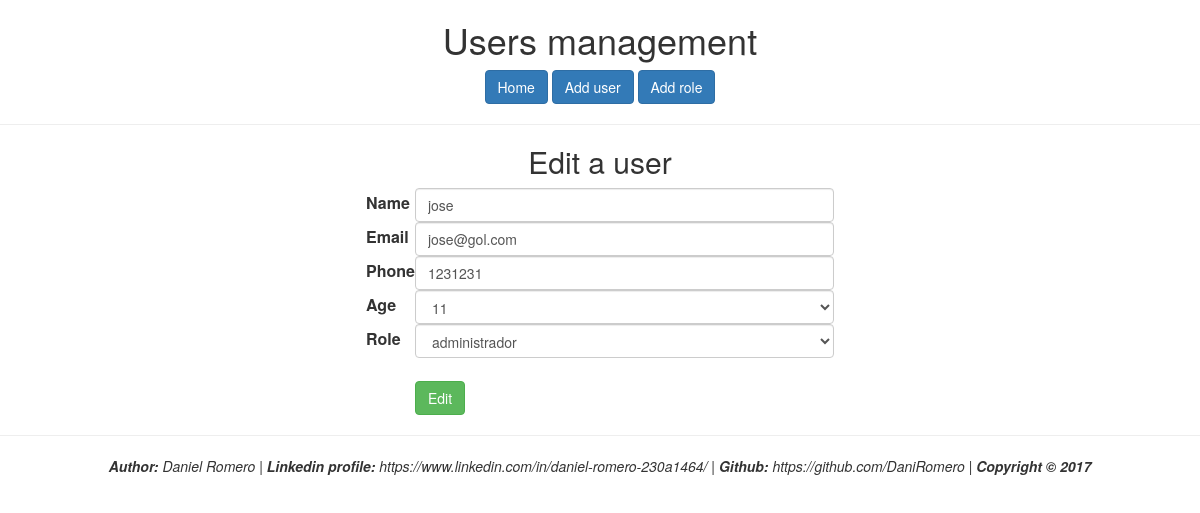
/index.php/users/edit/4, run on the app's committed database.
### tables this page shows
CREATE TABLE `users` (
  `iduser` int(11) NOT NULL AUTO_INCREMENT,
  `name` varchar(45) NOT NULL,
  `email` varchar(45) NOT NULL,
  `phone` varchar(45) NOT NULL,
  `age` int(11) NOT NULL,
  `role` varchar(45) NOT NULL,
  PRIMARY KEY (`iduser`)
);

CREATE TABLE `roles` (
  `id` int(11) NOT NULL AUTO_INCREMENT,
  `name` varchar(45) NOT NULL,
  PRIMARY KEY (`id`)
);

### application/controllers/Users.php (called while the page is built, shortened)
<?php
class Users extends CI_Controller {
    public function __construct()
    {
        $this->load->model('roles_model');
        $this->load->model('users_model');
        $this->load->helper('url_helper');
    }
    public function edit()
    {
        $id = $this->uri->segment(3);
        $this->load->helper('form');
        $this->load->library('form_validation');
        $data['title'] = 'Edit a user';
        $data['user'] = $this->users_model->get_users_by_id($id);
        $data['roles'] = $this->roles_model->get_roles();
        $this->form_validation->set_rules('name', 'Name', 'trim|required');
        $this->form_validation->set_rules('email', 'Email', 'trim|required|valid_email');
        $this->form_validation->set_rules('phone', 'Phone', 'trim|required|regex_match[/^[0-9]{12}$/]');
        $this->form_validation->set_rules('age', 'Age', 'trim|required');
        $this->form_validation->set_rules('role', 'Role', 'trim|required');
        if ($this->form_validation->run() === FALSE)
        {
            $this->load->view('templates/header', $data);
            $this->load->view('user/edit', $data);
            $this->load->view('templates/footer');
        }
        else
        {
            $this->users_model->set_user($id);
            $this->load->view('user/success');
            redirect( base_url() . 'index.php/users');
        }
    }
}

### index.php (called while the page is built, shortened)
<?php
require_once BASEPATH.'core/CodeIgniter.php';

### application/models/Users_model.php (called while the page is built, shortened)
<?php
class Users_model extends CI_Model {
    public function get_users_by_id($id = 0)
    {
        $query = $this->db->get_where('users', array('iduser' => $id));
        return $query->row_array();
    }
}

### application/models/Roles_model.php (called while the page is built, shortened)
<?php
class Roles_model extends CI_Model {
    public function get_roles()
    {
        $query = $this->db->get('roles');
        return $query->result_array();
    }
}

### application/views/user/edit.php (the view)
<h2 class="text-center"><?php echo $title; ?></h2>
<?php echo form_open('users/edit/'.$user['iduser'], array('name'=>'user')); ?>
    <table style="margin: auto;">
        <tr>
            <td><label for="name">Name</label></td>
            <td><input class="form-control" type="input" name="name" size="50" value="<?php echo $user['name']; ?>" /></td>
        </tr>
        <tr>
            <td><label for="email">Email</label></td>
            <td><input class="form-control" type="input" name="email" size="50" value="<?php echo $user['email']; ?>" /></td>
        </tr>
        <tr>
            <td><label for="phone">Phone</label></td>
            <td><input class="form-control" type="input" name="phone" size="50" value="<?php echo $user['phone']; ?>"  /></td>
        </tr>
        <tr>
            <td><label for="age">Age</label></td>
            <td><select class="form-control" name="age">
                <?php
                    for ($i=1; $i<=100; $i++)
                    {
                        ?>
                            <option value="<?php echo $i;?>" <?php if ($i == $user['age']) echo "selected='true'" ?> ><?php echo $i;?></option>
                        <?php
                    }
                ?>
                </select>
            </td>
        </tr>
        <tr>
            <td><label for="role">Role</label></td>
            <td><select class="form-control" name="role" value="<?php echo $user['role']; ?>" >
                <?php foreach ($roles as $role): ?>
                    <option value="<?php echo $role['name'];?>" <?php if (strcmp($role['name'], $user['role']) == 0) echo "selected='true'" ?> ><?php echo $role['name'];?></option>
                <?php endforeach; ?>
                </select>
            </td>
        </tr>
        <tr>
            <td></td>
            <td><br><input class="btn btn-success" type="submit" name="submit" value="Edit" /></td>
        </tr>
    </table>
</form>

### data on the page
users: name "jose", email "jose@gol.com", phone "1231231", age "11", role "administrador"

### other printed values
$title "Edit a user"
